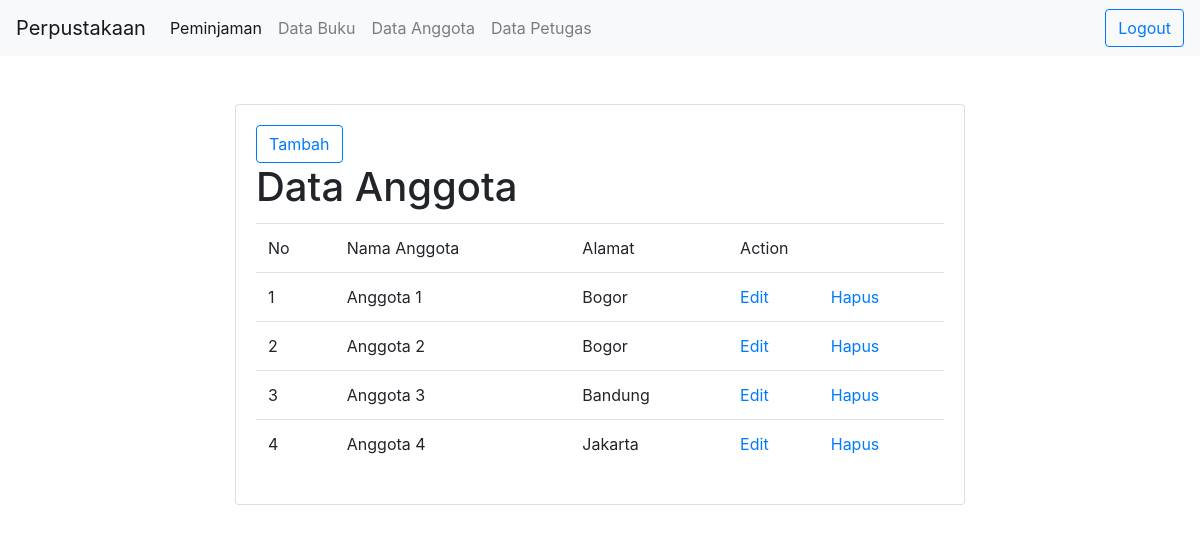
Screenshot of /anggota.php (signed in) with the database file from the repository.
### tables this page shows
CREATE TABLE `tbl_anggota` (
  `kd_anggota` int(11) NOT NULL,
  `nama_anggota` varchar(30) NOT NULL,
  `alamat` varchar(255) NOT NULL
);

### config/db.php (called while the page is built)
<?php
class Koneksi
{
	function koneksi()
	{
		$host = "localhost";
		$username = "root";
		$password = "";
		$db = "lsp";
		$conn = mysqli_connect($host,$username,$password,$db);
		return $conn;
	}
}
 ?>

### model.php (called while the page is built, shortened)
<?php
include 'config/db.php';
class Model extends Koneksi
{
	function __construct()
	{
		$this->conn = $this->koneksi();
	}
	public function dataAnggota()
	{
		$sql = "SELECT * FROM tbl_anggota";
		$query = $this->conn->query($sql);
		while ($obj = $query->fetch_object()) {
			$data[] = $obj;
		}
		return $data;
	}
}
 ?>

### anggota.php (the view, shortened to what this page needs)
<?php
include 'index.php';
$model = new Model();
$data = $model->dataAnggota();
$no = 1;
 ?>
<!DOCTYPE html>
<html>
<head>
</head>
<body>
	<div class="container">
		<div class="row justify-content-center mt-5">
			<div class="col-md-8">
				<div class="card">
					<div class="card-body">
						<a href="tambahAnggota.php" class="btn btn-outline-primary">Tambah</a>
						<h1 class="card-title">Data Anggota</h1>
						<table class="table">
							<tr>
								<td>No</td>
								<td>Nama Anggota</td>
								<td>Alamat</td>
								<td colspan="2">Action</td>
							</tr>
						<?php foreach ($data as $r) {	?>
							<tr>
								<td><?php echo $no++ ?></td>
								<td><?php echo $r->nama_anggota ?></td>
								<td><?php echo $r->alamat ?></td>
								<td><a href="editAnggota.php?id=<?php echo $r->kd_anggota ?>">Edit</a></td>
								<td><a href="proses.php?hapusAnggota&id=<?php echo $r->kd_anggota ?>" onclick="return confirm('Apakah Anda yakin?')">Hapus</a></td>
							</tr>
						<?php } ?>
						</table>
					</div>
				</div>
			</div>
		</div>
	</div>
</body>
</html>

### rows the page displays
tbl_anggota: nama_anggota "Anggota 1", alamat "Bogor"
tbl_anggota: nama_anggota "Anggota 2", alamat "Bogor"
tbl_anggota: nama_anggota "Anggota 3", alamat "Bandung"
tbl_anggota: nama_anggota "Anggota 4", alamat "Jakarta"
